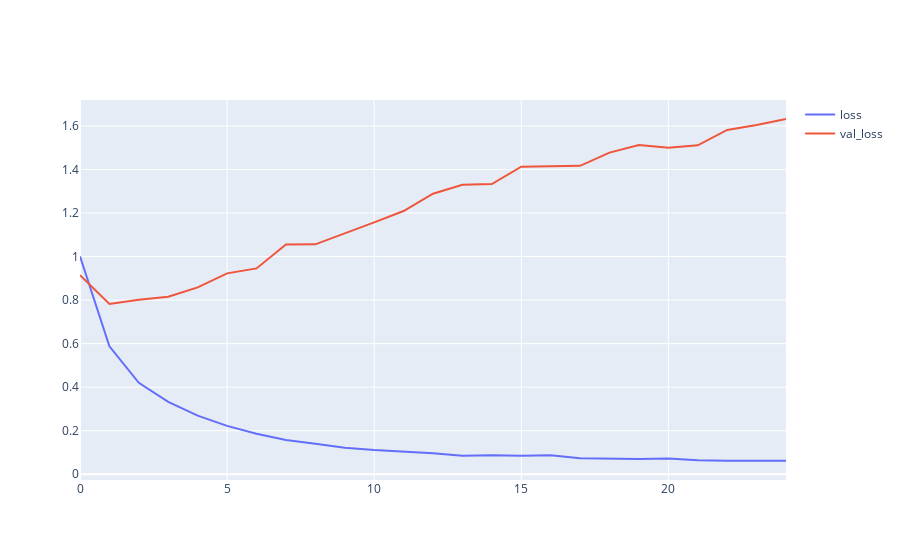

This figure's notebook cell:
### Markdown cell above
當training的Accuracy逐漸上升的時候，validation的Accuracy可能會逐漸下降，因為model可能overfitting training data，導致預測一般情況的能力下降

### Code cell
x_data = list(range(25))
trace1 = go.Scatter(x=x_data, y=training_log['loss'], mode='lines', name = "loss")
trace2 = go.Scatter(x=x_data, y=training_log['val_loss'], mode='lines', name = "val_loss")
fig = go.Figure(data=[trace1, trace2])
fig.show()

### Figure 1 — Plotly figure (JSON) as saved in the notebook; plotly's stock layout.template omitted (floating-point values rounded to 4 significant figures)
{"data": [{"mode": "lines", "name": "loss", "type": "scatter", "x": [0, 1, 2, 3, 4, 5, 6, 7, 8, 9, 10, 11, 12, 13, 14, 15, 16, 17, 18, 19, 20, 21, 22, 23, 24], "y": [1.001, 0.5876, 0.4202, 0.3329, 0.2692, 0.2221, 0.1859, 0.1573, 0.1397, 0.1222, 0.1117, 0.1043, 0.09661, 0.08491, 0.08773, 0.08487, 0.08736, 0.07311, 0.07282, 0.06949, 0.07285, 0.06476, 0.06224, 0.06081, 0.06203]}, {"mode": "lines", "name": "val_loss", "type": "scatter", "x": [0, 1, 2, 3, 4, 5, 6, 7, 8, 9, 10, 11, 12, 13, 14, 15, 16, 17, 18, 19, 20, 21, 22, 23, 24], "y": [0.9145, 0.782, 0.8015, 0.8157, 0.8581, 0.9228, 0.9455, 1.056, 1.056, 1.105, 1.157, 1.209, 1.289, 1.329, 1.333, 1.413, 1.416, 1.417, 1.478, 1.512, 1.499, 1.511, 1.582, 1.604, 1.632]}], "layout": {}}
